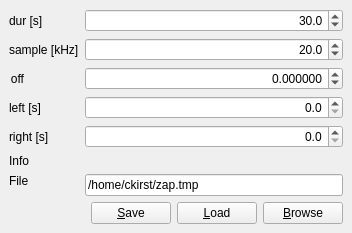
  <widget class="QDockWidget" name="tplDockWidget">
   <property name="windowTitle">
    <string>Template</string>
   </property>
   <attribute name="dockWidgetArea">
    <number>2</number>
   </attribute>
   <widget class="QWidget" name="dockWidgetContents">
    <layout class="QFormLayout" name="formLayout">
     <property name="fieldGrowthPolicy">
      <enum>QFormLayout::AllNonFixedFieldsGrow</enum>
     </property>
     <property name="labelAlignment">
      <set>Qt::AlignLeading|Qt::AlignLeft|Qt::AlignVCenter</set>
     </property>
     <item row="0" column="0">
      <widget class="QLabel" name="label_12">
       <property name="text">
        <string>dur [s]</string>
       </property>
      </widget>
     </item>
     <item row="0" column="1">
      <widget class="QDoubleSpinBox" name="dur_SpinBox">
       <property name="sizePolicy">
        <sizepolicy hsizetype="Expanding" vsizetype="Fixed">
         <horstretch>0</horstretch>
         <verstretch>0</verstretch>
        </sizepolicy>
       </property>
       <property name="alignment">
        <set>Qt::AlignRight|Qt::AlignTrailing|Qt::AlignVCenter</set>
       </property>
       <property name="decimals">
        <number>1</number>
       </property>
       <property name="value">
        <double>30.000000000000000</double>
       </property>
      </widget>
     </item>
     <item row="1" column="0">
      <widget class="QLabel" name="label_17">
       <property name="text">
        <string>sample [kHz]</string>
       </property>
      </widget>
     </item>
     <item row="1" column="1">
      <widget class="QDoubleSpinBox" name="sample_SpinBox">
       <property name="sizePolicy">
        <sizepolicy hsizetype="Expanding" vsizetype="Fixed">
         <horstretch>0</horstretch>
         <verstretch>0</verstretch>
        </sizepolicy>
       </property>
       <property name="alignment">
        <set>Qt::AlignRight|Qt::AlignTrailing|Qt::AlignVCenter</set>
       </property>
       <property name="decimals">
        <number>1</number>
       </property>
       <property name="maximum">
        <double>100000000.000000000000000</double>
       </property>
       <property name="value">
        <double>20.000000000000000</double>
       </property>
      </widget>
     </item>
     <item row="2" column="0">
      <widget class="QLabel" name="label_14">
       <property name="text">
        <string>off</string>
       </property>
       <property name="alignment">
        <set>Qt::AlignRight|Qt::AlignTrailing|Qt::AlignVCenter</set>
       </property>
      </widget>
     </item>
     <item row="2" column="1">
      <widget class="QDoubleSpinBox" name="off_SpinBox">
       <property name="sizePolicy">
        <sizepolicy hsizetype="Expanding" vsizetype="Fixed">
         <horstretch>0</horstretch>
         <verstretch>0</verstretch>
        </sizepolicy>
       </property>
       <property name="alignment">
        <set>Qt::AlignRight|Qt::AlignTrailing|Qt::AlignVCenter</set>
       </property>
       <property name="decimals">
        <number>6</number>
       </property>
       <property name="minimum">
        <double>-10000000.000000000000000</double>
       </property>
       <property name="maximum">
        <double>100000000.000000000000000</double>
       </property>
      </widget>
     </item>
     <item row="3" column="0">
      <widget class="QLabel" name="label_15">
       <property name="text">
        <string>left [s]</string>
       </property>
      </widget>
     </item>
     <item row="3" column="1">
      <widget class="QDoubleSpinBox" name="left_SpinBox">
       <property name="sizePolicy">
        <sizepolicy hsizetype="Expanding" vsizetype="Fixed">
         <horstretch>0</horstretch>
         <verstretch>0</verstretch>
        </sizepolicy>
       </property>
       <property name="alignment">
        <set>Qt::AlignRight|Qt::AlignTrailing|Qt::AlignVCenter</set>
       </property>
       <property name="decimals">
        <number>1</number>
       </property>
      </widget>
     </item>
     <item row="4" column="0">
      <widget class="QLabel" name="label_16">
       <property name="text">
        <string>right [s]</string>
       </property>
      </widget>
     </item>
     <item row="4" column="1">
      <widget class="QDoubleSpinBox" name="right_SpinBox">
       <property name="sizePolicy">
        <sizepolicy hsizetype="Expanding" vsizetype="Fixed">
         <horstretch>0</horstretch>
         <verstretch>0</verstretch>
        </sizepolicy>
       </property>
       <property name="alignment">
        <set>Qt::AlignRight|Qt::AlignTrailing|Qt::AlignVCenter</set>
       </property>
       <property name="decimals">
        <number>1</number>
       </property>
      </widget>
     </item>
     <item row="5" column="0">
      <widget class="QLabel" name="label_3">
       <property name="text">
        <string>Info</string>
       </property>
      </widget>
     </item>
     <item row="5" column="1">
      <widget class="QLabel" name="info_label">
       <property name="text">
        <string/>
       </property>
      </widget>
     </item>
     <item row="6" column="1">
      <widget class="QFrame" name="fileFrame">
       <property name="sizePolicy">
        <sizepolicy hsizetype="Expanding" vsizetype="MinimumExpanding">
         <horstretch>0</horstretch>
         <verstretch>0</verstretch>
        </sizepolicy>
       </property>
       <property name="frameShape">
        <enum>QFrame::NoFrame</enum>
       </property>
       <property name="frameShadow">
        <enum>QFrame::Plain</enum>
       </property>
       <layout class="QGridLayout" name="gridLayout_3">
        <property name="margin">
         <number>0</number>
        </property>
        <property name="spacing">
         <number>6</number>
        </property>
        <item row="1" column="2">
         <widget class="QPushButton" name="saveopenButton">
          <property name="text">
           <string>&amp;Save</string>
          </property>
         </widget>
        </item>
        <item row="1" column="4">
         <widget class="QPushButton" name="browseButton">
          <property name="text">
           <string>&amp;Browse</string>
          </property>
         </widget>
        </item>
        <item row="0" column="1" colspan="4">
         <widget class="QLineEdit" name="filename_Edit">
          <property name="inputMethodHints">
           <set>Qt::ImhUrlCharactersOnly</set>
          </property>
          <property name="text">
           <string>/home/ckirst/zap.tmp</string>
          </property>
         </widget>
        </item>
        <item row="1" column="3">
         <widget class="QPushButton" name="loadButton">
          <property name="text">
           <string>&amp;Load</string>
          </property>
         </widget>
        </item>
       </layout>
      </widget>
     </item>
     <item row="6" column="0">
      <widget class="QLabel" name="label">
       <property name="sizePolicy">
        <sizepolicy hsizetype="Preferred" vsizetype="Fixed">
         <horstretch>0</horstretch>
         <verstretch>0</verstretch>
        </sizepolicy>
       </property>
       <property name="text">
        <string>File</string>
       </property>
      </widget>
     </item>
    </layout>
   </widget>
  </widget>
